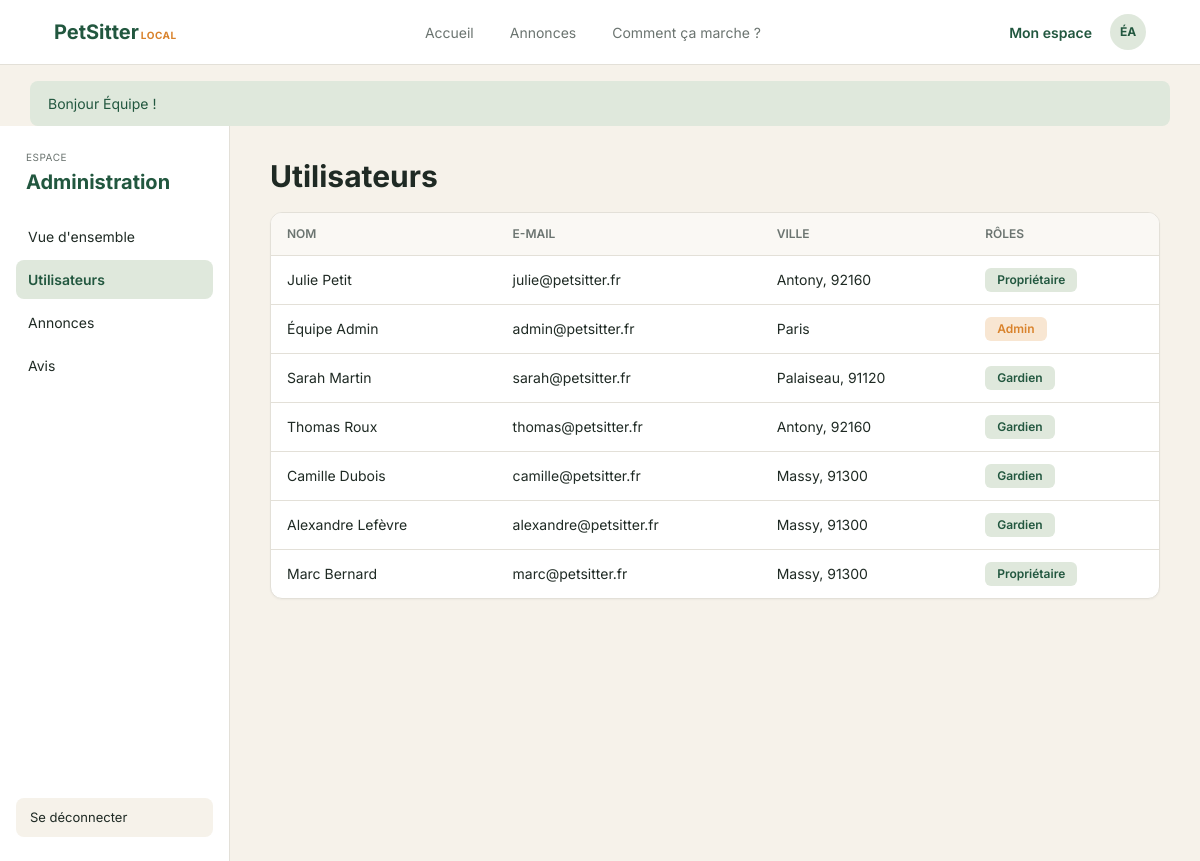
The app's page /index.php?action=admin&tab=utilisateurs (signed in) with its own data.
### tables this page shows
CREATE TABLE Utilisateur (
    id_utilisateur INT AUTO_INCREMENT,
    nom_utilisateur VARCHAR(25),
    prenom_utilisateur VARCHAR(25),
    mail VARCHAR(100) NOT NULL UNIQUE,
    mot_de_passe VARCHAR(255) NOT NULL,
    tel VARCHAR(20),
    adresse VARCHAR(100),
    description VARCHAR(255),
    nombre_avis INT DEFAULT 0,
    est_administrateur BOOLEAN DEFAULT FALSE,
    CONSTRAINT pk_utilisateur PRIMARY KEY (id_utilisateur)
);

CREATE TABLE Proprietaire (
    id_proprietaire INT AUTO_INCREMENT,
    id_utilisateur_proprietaire INT,
    nom_utilisateur_proprietaire VARCHAR(25),
    prenom_util_prop VARCHAR(25),
    mail_proprietaire VARCHAR(100),
    tel_proprietaire VARCHAR(20),
    adresse_proprietaire VARCHAR(100),
    description_proprietaire VARCHAR(255),
    nombre_avis_proprietaire INT DEFAULT 0,
    est_admin_prop BOOLEAN DEFAULT FALSE,
    CONSTRAINT pk_proprietaire PRIMARY KEY (id_proprietaire),
    CONSTRAINT fk_id_util_prop
        FOREIGN KEY (id_utilisateur_proprietaire)
        REFERENCES Utilisateur(id_utilisateur)
);

CREATE TABLE Gardien (
    id_gardien INT AUTO_INCREMENT,
    id_utilisateur_gardien INT,
    note_moyenne DECIMAL(4,2) DEFAULT 0,
    nom_gardien VARCHAR(25),
    prenom_gardien VARCHAR(25),
    mail_gardien VARCHAR(100),
    tel_gardien VARCHAR(20),
    adresse_gardien VARCHAR(100),
    description_gardien VARCHAR(255),
    nombre_avis_gardien INT DEFAULT 0,
    est_administrateur_gardien BOOLEAN DEFAULT FALSE,
    CONSTRAINT pk_gardien PRIMARY KEY (id_gardien),
    CONSTRAINT fk_id_utilisateur_gardien
        FOREIGN KEY (id_utilisateur_gardien)
        REFERENCES Utilisateur(id_utilisateur)
);

### app/controllers/EspaceController.php (called while the page is built, shortened)
<?php
class EspaceController {
  public function admin(): void {
    $tab = $_GET['tab'] ?? 'accueil';
    $d   = ['tab' => $tab, 'page' => 'espace'];
    switch ($tab) {
      case 'utilisateurs':
        $d['utilisateurs'] = Utilisateur::tous();
        break;
    }
    vue('espace/admin', $d, 'espace');
  }
}

### app/helpers.php (called while the page is built, shortened)
<?php
function e(mixed $valeur): string {
  return htmlspecialchars((string) ($valeur ?? ''), ENT_QUOTES, 'UTF-8');
}
function url(string $action, array $params = []): string {
  return 'index.php?' . http_build_query(['action' => $action] + $params);
}
function vue(string $nom, array $donnees = [], string $gabarit = 'main'): void {
  extract($donnees);
  require __DIR__ . "/views/$nom.php";
  require __DIR__ . "/views/layout/$gabarit.php";
}
function flash(?string $message = null, string $type = 'succes'): ?array {
  $f = $_SESSION['flash'] ?? null;
  return $f;
}
function initiales(?string $prenom, ?string $nom = ''): string {
  return mb_strtoupper(mb_substr($prenom ?? '', 0, 1) . mb_substr($nom ?? '', 0, 1));
}
function utilisateur(): ?array {
  return $_SESSION['user'] ?? null;
}

### public/index.php (called while the page is built, shortened)
<?php
$racine = dirname(__DIR__);
require $racine . '/config/database.php';
require $racine . '/app/helpers.php';
$action = $_GET['action'] ?? 'accueil';
match ($action) {
  'accueil'          => (new AnnonceController())->accueil(),
  'annonces', 'liste'=> (new AnnonceController())->liste(),
  'annonce'          => (new AnnonceController())->detail(),
  'gardien'          => (new AnnonceController())->profilGardien(),
  'comment'          => (new AnnonceController())->comment(),
  'connexion'        => (new AuthController())->connexion(),
  'inscription'      => (new AuthController())->inscription(),
  'deconnexion'      => (new AuthController())->deconnexion(),
  'creer'            => (new AnnonceController())->creer(),
  'terminer'         => (new AnnonceController())->terminer(),
  'decider'          => (new CandidatureController())->decider(),
  'postuler'         => (new CandidatureController())->postuler(),
  'profil'           => (new EspaceController())->majProfil(),
  'noter'            => (new AvisController())->noter(),
  'moderer'          => (new AvisController())->moderer(),
  'espace'           => (new EspaceController())->espace(),
  'espace_proprietaire' => (new EspaceController())->proprietaire(),
  'espace_gardien'   => (new EspaceController())->gardien(),
  'admin'            => (new EspaceController())->admin(),
  default            => (new AnnonceController())->accueil(),
};

### config/database.php (called while the page is built)
<?php
class Database {
  private static ?PDO $instance = null;
  public static function get(): PDO {
    if (self::$instance === null) {
      self::$instance = new PDO(
        "mysql:host=localhost;dbname=" . (getenv('DB_NAME') ?: 'petsitter') . ";charset=utf8mb4",
        "root", ""
      );
      self::$instance->setAttribute(PDO::ATTR_ERRMODE, PDO::ERRMODE_EXCEPTION);
      self::$instance->setAttribute(PDO::ATTR_DEFAULT_FETCH_MODE, PDO::FETCH_ASSOC);
    }
    return self::$instance;
  }
  public static function run(string $sql, array $params = []): PDOStatement {
    $stmt = self::get()->prepare($sql);
    $stmt->execute($params);
    return $stmt;
  }
}

### app/models/Utilisateur.php (called while the page is built, shortened)
<?php
class Utilisateur {
  public static function tous(): array {
    return Database::run(
      "SELECT u.*, g.id_gardien, p.id_proprietaire
       FROM Utilisateur u
       LEFT JOIN Gardien g ON g.id_utilisateur_gardien = u.id_utilisateur
       LEFT JOIN Proprietaire p ON p.id_utilisateur_proprietaire = u.id_utilisateur
       ORDER BY u.id_utilisateur DESC"
    )->fetchAll();
  }
}

### app/views/espace/admin.php (the view, shortened to what this page needs)
<?php
$lien = fn($t) => url('admin', ['tab' => $t]);
$ligneAvis = function (array $a) use ($tab) {
  $surGardien = $a['auteur'] === 'proprietaire';
  $nom = $surGardien
    ? $a['prenom_gardien'] . ' ' . mb_substr($a['nom_gardien'], 0, 1) . '.'
    : $a['prenom_util_prop'] . ' ' . mb_substr($a['nom_utilisateur_proprietaire'], 0, 1) . '.';
  ?>
  <div class="carte ligne">
    <div>
      <p class="fort"><?= e($nom) ?></p>
      <p class="petit muted">Avis sur un <?= $surGardien ? 'gardien' : 'propriétaire' ?> · <?= e(date_fr($a['date_poste'])) ?> · <?= etoiles((int) $a['nombre_etoiles']) ?></p>
    </div>
    <p class="citation">« <?= e($a['commentaire']) ?> »</p>
    <?= badge($a['statut']) ?>
    <form method="post" action="<?= url('moderer') ?>" class="actions">
      <?= csrf_champ() ?>
      <input type="hidden" name="id" value="<?= (int) $a['id_avis'] ?>">
      <input type="hidden" name="tab" value="<?= e($tab) ?>">
      <?php if ($a['statut'] !== 'publie'): ?>
        <button name="decision" value="publier" class="btn btn-sm btn-contour">Publier</button>
      <?php endif; ?>
      <?php if ($a['statut'] !== 'masque'): ?>
        <button name="decision" value="masquer" class="btn btn-sm btn-danger">Masquer</button>
      <?php endif; ?>
    </form>
  </div>
<?php };
?>
<?php if ($tab === 'accueil'): ?>
  <h1>Vue d'ensemble</h1>
  <p class="muted">Suivez l'activité et traitez les avis signalés.</p>
  <div class="stats">
    <div class="carte stat"><p>Utilisateurs</p><strong><?= $stats['utilisateurs'] ?></strong><small>Propriétaires et gardiens</small></div>
    <div class="carte stat"><p>Annonces actives</p><strong><?= $stats['actives'] ?></strong><small>En ligne actuellement</small></div>
    <div class="carte stat"><p>Avis à modérer</p><strong><?= $stats['a_moderer'] ?></strong><small>Nécessitent une vérification</small></div>
    <div class="carte stat"><p>Gardes terminées</p><strong><?= $stats['terminees'] ?></strong><small>Au total</small></div>
  </div>
  <div class="titre-ligne">
    <h2>Avis en attente de modération</h2>
    <span class="badge badge-orange"><?= $stats['a_moderer'] ?> à traiter</span>
  </div>
  <?php if (!$avis): ?><div class="vide">Aucun avis à modérer. 🎉</div><?php endif; ?>
  <?php foreach ($avis as $a) $ligneAvis($a); ?>
  <h2>Gestion rapide</h2>
  <div class="grille-2">
    <div class="carte ligne">
      <div><p class="fort">Utilisateurs</p><p class="petit muted">Comptes et rôles</p></div>
      <a href="<?= $lien('utilisateurs') ?>" class="btn btn-sm btn-contour">Gérer</a>
    </div>
    <div class="carte ligne">
      <div><p class="fort">Annonces</p><p class="petit muted">Annonces ouvertes ou clôturées</p></div>
      <a href="<?= $lien('annonces') ?>" class="btn btn-sm btn-contour">Gérer</a>
    </div>
  </div>
<?php elseif ($tab === 'utilisateurs'): ?>
  <h1>Utilisateurs</h1>
  <div class="carte tableau-conteneur">
    <table class="tableau">
      <thead><tr><th>Nom</th><th>E-mail</th><th>Ville</th><th>Rôles</th></tr></thead>
      <tbody>
        <?php foreach ($utilisateurs as $x): ?>
          <tr>
            <td><?= e($x['prenom_utilisateur'] . ' ' . $x['nom_utilisateur']) ?></td>
            <td><?= e($x['mail']) ?></td>
            <td><?= e($x['adresse']) ?></td>
            <td>
              <?= $x['id_proprietaire'] ? '<span class="badge badge-vert">Propriétaire</span>' : '' ?>
              <?= $x['id_gardien'] ? '<span class="badge badge-vert">Gardien</span>' : '' ?>
              <?= $x['est_administrateur'] ? '<span class="badge badge-orange">Admin</span>' : '' ?>
            </td>
          </tr>
        <?php endforeach; ?>
      </tbody>
    </table>
  </div>
<?php elseif ($tab === 'avis'): ?>
  <h1>Tous les avis</h1>
  <?php if (!$avis): ?><div class="vide">Aucun avis.</div><?php endif; ?>
  <?php foreach ($avis as $a) $ligneAvis($a); ?>
<?php endif; ?>

### app/views/layout/header.php
<?php $u = utilisateur(); $page ??= ''; ?>
<header class="entete">
  <div class="entete-inner">
    <a href="<?= url('accueil') ?>" class="logo">PetSitter<span>Local</span></a>
    <nav class="nav">
      <a href="<?= url('accueil') ?>" class="<?= $page === 'accueil' ? 'actif' : '' ?>">Accueil</a>
      <a href="<?= url('annonces') ?>" class="<?= $page === 'annonces' ? 'actif' : '' ?>">Annonces</a>
      <a href="<?= url('comment') ?>" class="<?= $page === 'comment' ? 'actif' : '' ?>">Comment ça marche ?</a>
    </nav>
    <div class="entete-actions">
      <?php if ($u): ?>
        <a href="<?= url('espace') ?>" class="lien-espace">Mon espace</a>
        <a href="<?= url('espace') ?>" class="avatar avatar-sm" title="<?= e($u['prenom'] . ' ' . $u['nom']) ?>"><?= e(initiales($u['prenom'], $u['nom'])) ?></a>
      <?php else: ?>
        <a href="<?= url('connexion') ?>" class="btn btn-contour btn-sm">Connexion</a>
        <a href="<?= url('inscription') ?>" class="btn btn-sm">Inscription</a>
      <?php endif; ?>
    </div>
  </div>
</header>
<?php if ($f = flash()): ?>
  <div class="flash flash-<?= e($f['type']) ?>"><?= e($f['message']) ?></div>
<?php endif; ?>

### public/css/style.css (style rules this page uses)
:root { --vert: #22573f; --vert-fonce: #1a4531; --vert-clair: #dfe8dc; --vert-pale: #e9efe6; --creme: #f6f2ea; --blanc: #ffffff; --texte: #1f2a24; --muted: #6b7470; --bordure: #e3e0d8; --orange: #d9822b; --orange-pale: #f8e6d2; --rouge: #c0463a; --rouge-pale: #f9e1de; --rayon: 12px; --ombre: 0 1px 2px rgba(0, 0, 0, .04); }
* { box-sizing: border-box; }
body { margin: 0; font-family: 'Inter', system-ui, sans-serif; font-size: 15px; color: var(--texte); background: var(--creme); line-height: 1.5; }
a { color: inherit; text-decoration: none; }
h1, h2, h3 { margin: 0 0 .4em; line-height: 1.25; }
h1 { font-size: 30px; }
.badge { display: inline-block; padding: 3px 12px; border-radius: 6px; font-size: 12px; font-weight: 600; white-space: nowrap; }
.badge-vert { background: var(--vert-clair); color: var(--vert); }
.badge-orange { background: var(--orange-pale); color: var(--orange); }
.avatar { display: inline-flex; align-items: center; justify-content: center; flex-shrink: 0; width: 46px; height: 46px; border-radius: 50%; background: var(--vert-clair); color: var(--vert); font-weight: 700; font-size: 15px; }
.avatar-sm { width: 36px; height: 36px; font-size: 12px; }
.entete { background: var(--blanc); border-bottom: 1px solid var(--bordure); position: sticky; top: 0; z-index: 10; }
.entete-inner { max-width: 1140px; margin: 0 auto; padding: 14px 24px; display: flex; align-items: center; gap: 24px; }
.logo { font-weight: 700; font-size: 20px; color: var(--vert); }
.logo span { font-size: 10px; color: var(--orange); text-transform: uppercase; letter-spacing: .05em; margin-left: 2px; }
.nav { flex: 1; display: flex; justify-content: center; gap: 36px; font-size: 14px; color: var(--muted); }
.entete-actions { display: flex; align-items: center; gap: 10px; }
.lien-espace { color: var(--vert); font-weight: 600; font-size: 14px; margin-right: 8px; }
.flash { max-width: 1140px; margin: 16px auto 0; padding: 12px 18px; border-radius: 8px; font-size: 14px; }
.flash-succes { background: var(--vert-clair); color: var(--vert); }
.carte { background: var(--blanc); border: 1px solid var(--bordure); border-radius: var(--rayon); padding: 20px; box-shadow: var(--ombre); }
.tableau-conteneur { padding: 0; overflow-x: auto; margin-top: 16px; }
.tableau { width: 100%; border-collapse: collapse; font-size: 14px; }
.tableau th, .tableau td { text-align: left; padding: 12px 16px; border-bottom: 1px solid var(--bordure); }
.tableau th { font-size: 12px; text-transform: uppercase; color: var(--muted); font-weight: 600; background: #faf8f4; }
.tableau tr:last-child td { border-bottom: none; }
.tableau .badge { margin-right: 4px; }

### records on screen
utilisateur: initiales($u['prenom'], $u['nom']) "ÉA", prenom_utilisateur+nom_utilisateur "Équipe Admin", mail "admin@petsitter.fr", adresse "Paris", est_administrateur "Admin"
proprietaire: id_utilisateur_proprietaire.nom_utilisateur "Julie Petit", id_utilisateur_proprietaire.mail "julie@petsitter.fr", id_utilisateur_proprietaire.adresse "Antony, 92160", shows "Propriétaire"
gardien: id_utilisateur_gardien.nom_utilisateur "Sarah Martin", id_utilisateur_gardien.mail "sarah@petsitter.fr", id_utilisateur_gardien.adresse "Palaiseau, 91120", shows "Gardien"
gardien: id_utilisateur_gardien.nom_utilisateur "Thomas Roux", id_utilisateur_gardien.mail "thomas@petsitter.fr", id_utilisateur_gardien.adresse "Antony, 92160", shows "Gardien"
gardien: id_utilisateur_gardien.nom_utilisateur "Camille Dubois", id_utilisateur_gardien.mail "camille@petsitter.fr", id_utilisateur_gardien.adresse "Massy, 91300", shows "Gardien"
gardien: id_utilisateur_gardien.nom_utilisateur "Alexandre Lefèvre", id_utilisateur_gardien.mail "alexandre@petsitter.fr", id_utilisateur_gardien.adresse "Massy, 91300", shows "Gardien"
proprietaire: id_utilisateur_proprietaire.nom_utilisateur "Marc Bernard", id_utilisateur_proprietaire.mail "marc@petsitter.fr", id_utilisateur_proprietaire.adresse "Massy, 91300", shows "Propriétaire"

### other values on screen
$f['message'] "Bonjour Équipe !"
$sidebar['titre'] "Administration"
$libelle "Vue d'ensemble"
$libelle "Utilisateurs"
$libelle "Annonces"
$libelle "Avis"
